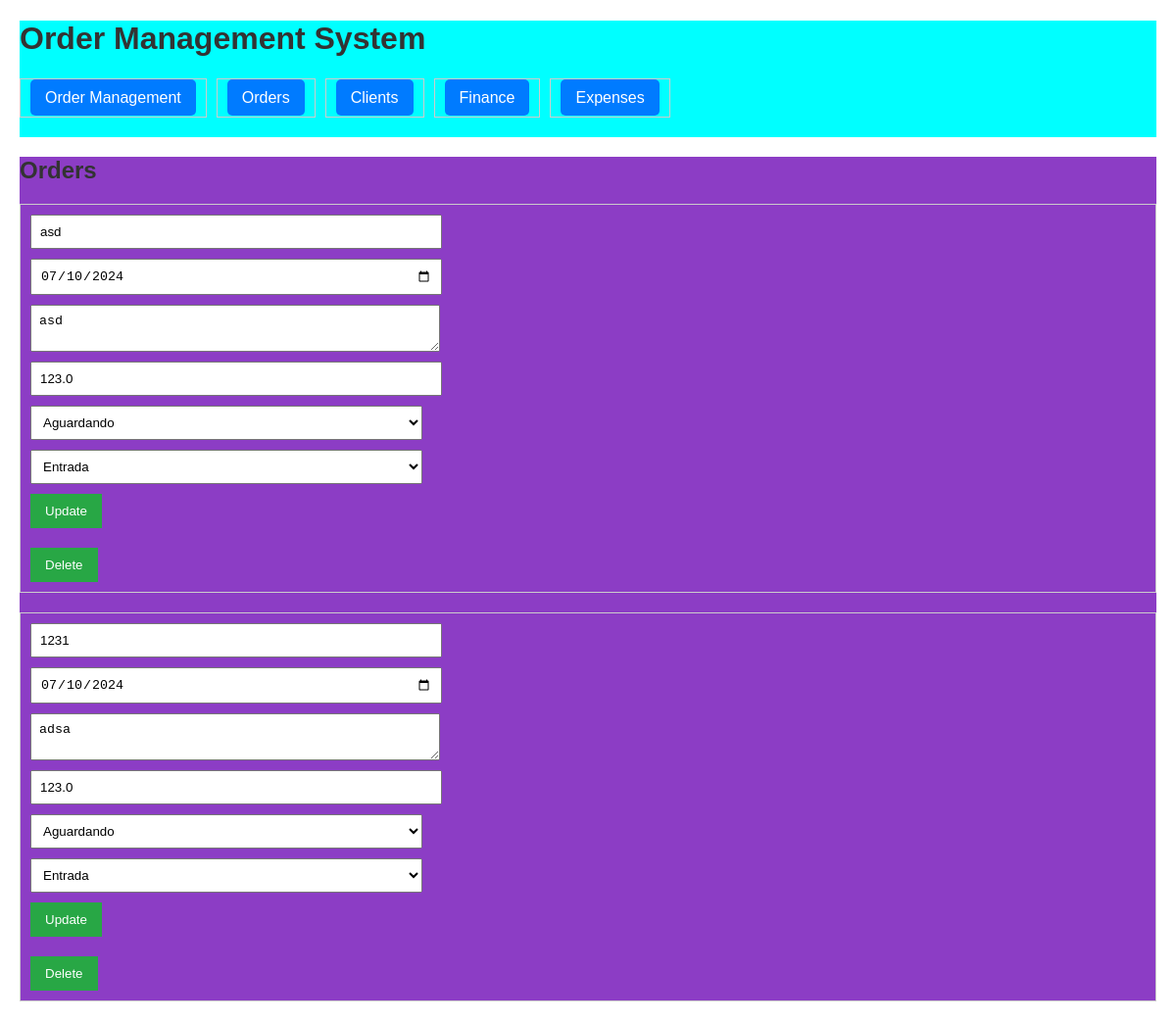
The page /orders on the database its author committed.
### models.py (models this page shows)
class Order(db.Model):
    id = db.Column(db.Integer, primary_key=True)
    client_name = db.Column(db.String(100), nullable=False)
    date = db.Column(db.Date, nullable=False)
    description = db.Column(db.String(200), nullable=False)
    status = db.Column(db.String(20), nullable=False)
    value = db.Column(db.Float, nullable=False)
    order_type = db.Column(db.String(20), nullable=False)  # New field

### app.py (the view)
@app.route('/orders')
def orders():
    orders = Order.query.all()
    return render_template('orders.html', orders=orders)

### templates/orders.html (shortened to what this page needs)
{% extends "base.html" %}
{% block content %}
<div id="container">
    <h2>Orders</h2>
    <ul>
        {% for order in orders %}
        <li>
            <form action="/orders/{{ order.id }}/update" method="POST">
                <input type="text" name="client_name" value="{{ order.client_name }}" required>
                <input type="date" name="date" value="{{ order.date.strftime('%Y-%m-%d') }}" required>
                <textarea name="description" required>{{ order.description }}</textarea>
                <input type="number" name="value" min="0,01" step="any" value="{{ order.value }}" required>
                <select name="status">
                    <option value="Aguardando" {% if order.status == 'Aguardando' %}selected{% endif %}>Aguardando</option>
                </select>
                <select name="order_type" required>
                    <option value="Entrada" {% if order.order_type == 'Entrada' %}selected{% endif %}>Entrada</option>
                </select>
                <button type="submit">Update</button>
            </form>
            <form action="/orders/{{ order.id }}/delete" method="POST" style="display:inline;">
                <button type="submit">Delete</button>
            </form>
        </li>
        {% endfor %}
    </ul>
</div>
{% endblock %}

### static/css/styles.css (style rules this page uses)
body { font-family: Arial, sans-serif; margin: 20px; }
h1, h2 { color: #333; }
form { margin-bottom: 20px; }
input, textarea, select { display: block; margin-bottom: 10px; padding: 8px; width: 100%; max-width: 400px; }
button { padding: 10px 15px; background-color: #28a745; color: white; border: none; cursor: pointer; }
ul { list-style-type: none; padding: 0; }
li { margin-bottom: 20px; padding: 10px; border: 1px solid #ccc; }
#container { background-color: #8c3dc5; }

### rows shown on the page
Order: client_name "asd", date "07/10/2024", description "asd", value "123.0", status "Aguardando", order_type "Entrada"
Order: client_name "1231", date "07/10/2024", description "adsa", value "123.0", status "Aguardando", order_type "Entrada"
